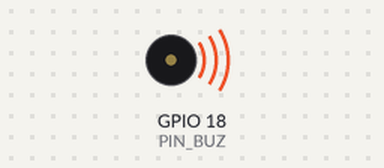
Recording of a program running on a simulated Raspberry Pi (BCM pin numbers). Parts: buzzer (waves = sounding). At 14.1 s the program stops and its outputs stay as they are.

Above: at 0.3 s.
At 2.25 s:
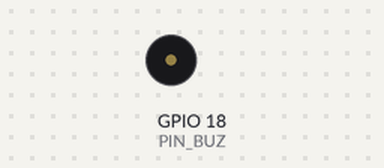
Timing chart, 0 to 3.0 s (numbered marks = the images above):
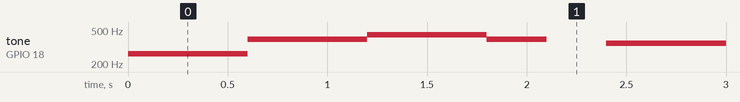

The program:

buzzer_littlestart.py
```python
import wiringpi
from time import sleep
PIN_BUZ = 18

frequencies = {'c':262, 'd':294, 'e':330, 'f':349, 'g':392, 'a':440, 'b':494}
notes = 'ccggaag ffeeddc ggffeed ggffeed ccggaag ffeeddc'

wiringpi.wiringPiSetupGpio()
try:
    wiringpi.softToneCreate(PIN_BUZ)
    for i in notes:
        if i != ' ':
            wiringpi.softToneWrite(PIN_BUZ, frequencies[i])
        else:
            wiringpi.softToneWrite(PIN_BUZ, 0)
        sleep(0.3)
finally:
    wiringpi.pinMode(PIN_BUZ, 0)
```

Measured:
- by itself, tone on GPIO 18 (PIN_BUZ): plays 262 Hz for 0.60 s, 392 Hz for 0.60 s, 440 Hz for 0.60 s, 392 Hz for 0.30 s, 349 Hz for 0.60 s, 330 Hz for 0.60 s … (24 notes in this stretch)
